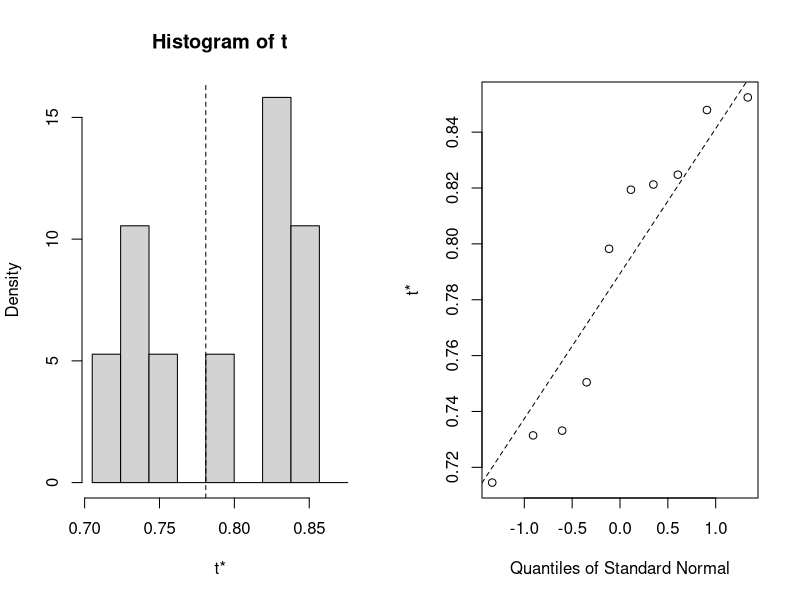
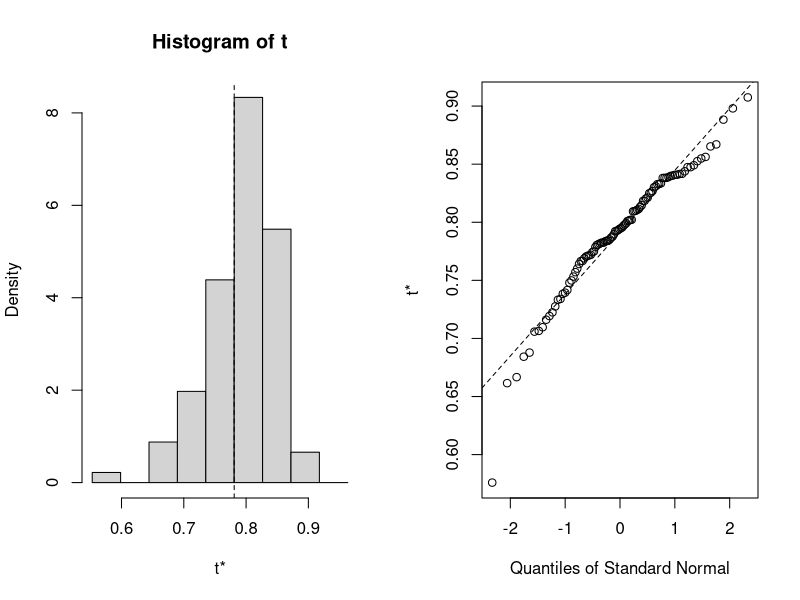
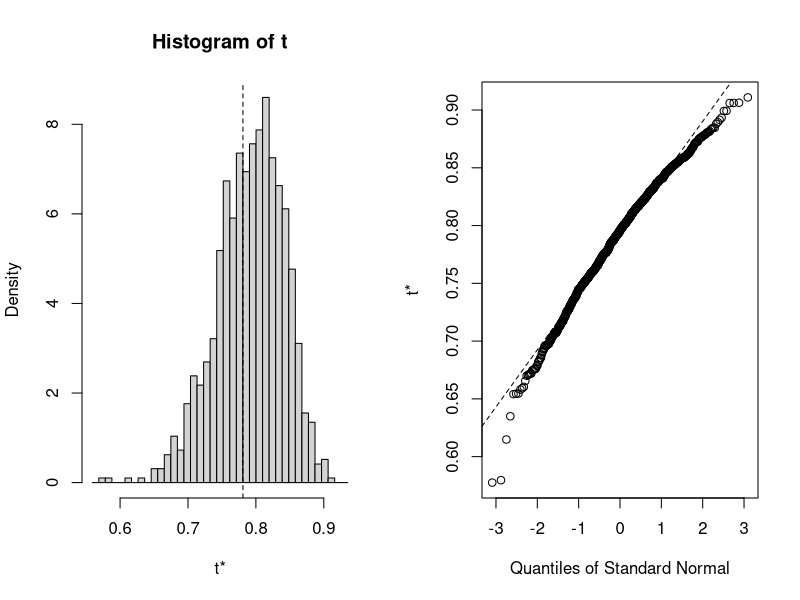
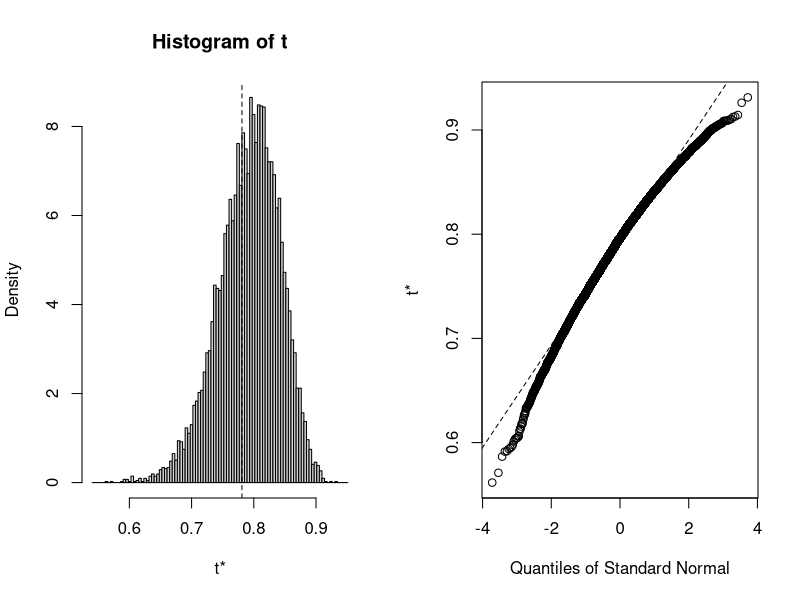

R code for these plots, in order:
library(boot)
#https://www.statmethods.net/advstats/bootstrapping.html
rsq <- function(formula, data, indices) { # r squared statistic only, can pick other things
  d <- data[indices,] # allows boot to select sample
  fit <- lm(formula, data=d)
  return(summary(fit)$r.square)
} 

results <- boot(data=mtcars, statistic=rsq,R=10, formula=mpg~wt+disp)
results1 <- boot(data=mtcars, statistic=rsq,R=100, formula=mpg~wt+disp)
results2 <- boot(data=mtcars, statistic=rsq,R=1000, formula=mpg~wt+disp)
results3 <- boot(data=mtcars, statistic=rsq,R=10000, formula=mpg~wt+disp)

plot(results)
plot(results1)
plot(results2)
plot(results3)

boot.ci(results3, type="bca")
mtcars
